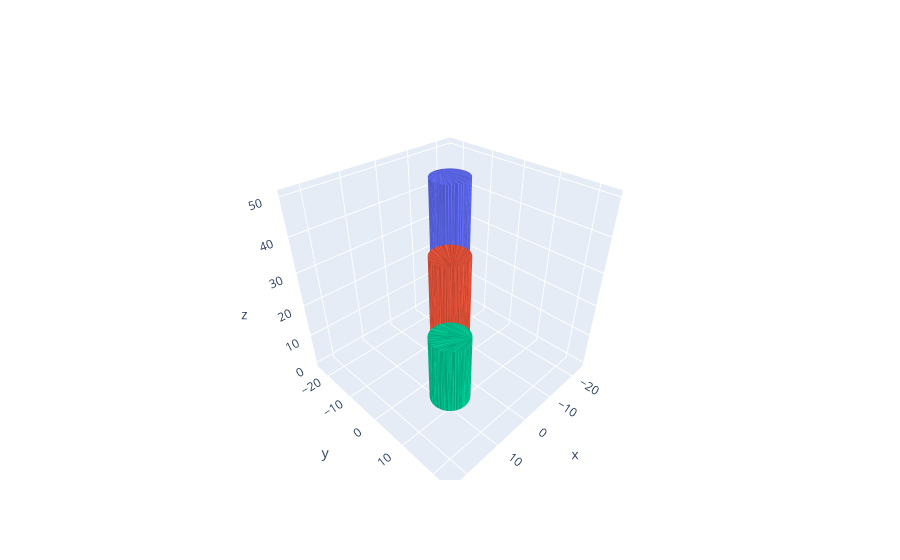

The code cell stored with this chart in its notebook:
### Code cell
# Draw a cylinder and plot it using plotly Mesh3d
# https://stackoverflow.com/questions/44865023/how-to-generate-a-cylinder-in-python

def cylinder(r, h, x_offset=0, y_offset=0, z_offset = 0, n=100):
    theta = np.linspace(0, 2*np.pi, n)
    x = r*np.cos(theta)
    y = r*np.sin(theta)
    z = np.linspace(0, h, n)
    x = np.tile(x, n)
    y = np.tile(y, n)
    z = np.repeat(z, n)
    x = x + x_offset
    y = y + y_offset
    z = z + z_offset
    ch = ConvexHull(np.array([x, y, z]).T)
    return Munch(x=x, y=y, z=z, triangles=ch.simplices, r=r, h=h, max_dim = max(r, h))

# Plot using plotly Mesh3d
fig = go.Figure(data=[prism_mesh(x) for x in [cylinder(T, T*10, x_offset=-8, y_offset=-8), cylinder(T,T*7), cylinder(T, T*4, y_offset=8, x_offset=8)]]
                )


Z = 50
# set x axis limits to -10, 10
R_lim = Z/2
fig.update_layout(scene_xaxis_range=[-R_lim, R_lim], scene_yaxis_range=[-R_lim, R_lim])

# set aspect ratio to 1:1:1
fig.update_layout(scene_aspectmode='manual', scene_aspectratio=dict(x=1, y=1, z=1))


fig.show()

### Figure 1 — Plotly figure (JSON) as saved in the notebook; plotly's stock layout.template omitted (floating-point values rounded to 4 significant figures; data arrays with more than 128 entries replaced by an {"elided": "..."} marker saying what was removed)
{"data": [{"i": {"elided": "392 int values"}, "j": {"elided": "392 int values"}, "k": {"elided": "392 int values"}, "type": "mesh3d", "x": {"elided": "10000 float values"}, "y": {"elided": "10000 float values"}, "z": {"elided": "10000 float values"}}, {"i": {"elided": "392 int values"}, "j": {"elided": "392 int values"}, "k": {"elided": "392 int values"}, "type": "mesh3d", "x": {"elided": "10000 float values"}, "y": {"elided": "10000 float values"}, "z": {"elided": "10000 float values"}}, {"i": {"elided": "392 int values"}, "j": {"elided": "392 int values"}, "k": {"elided": "392 int values"}, "type": "mesh3d", "x": {"elided": "10000 float values"}, "y": {"elided": "10000 float values"}, "z": {"elided": "10000 float values"}}], "layout": {"scene": {"aspectmode": "manual", "aspectratio": {"x": 1, "y": 1, "z": 1}, "xaxis": {"range": [-25, 25]}, "yaxis": {"range": [-25, 25]}}}}
